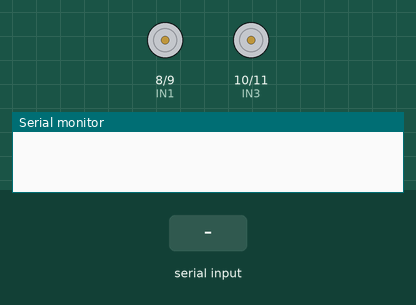
The sketch below on a simulated Arduino Uno, built with avr-gcc and run on an emulated ATmega328P. On the bench: motor-driver pin pairs drawn as motors (green arrow = first pin HIGH = forward, orange = second pin HIGH = backward, longer = more drive), the last lines printed to the serial monitor. Inputs (shaded band) come from the test bench.

Above: at 1.2 s.
1.3 s: "y" received over Serial
At 2.4 s:
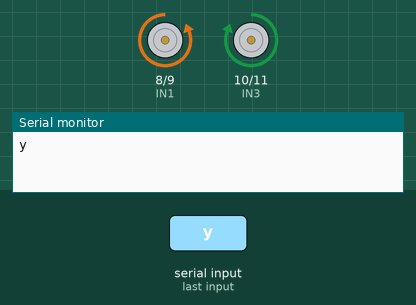
2.8 s: "a" received over Serial
At 3.5 s:
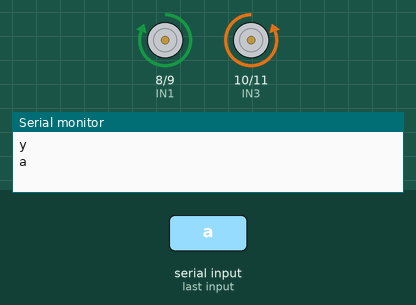
4.3 s: "b" received over Serial
At 4.7 s:
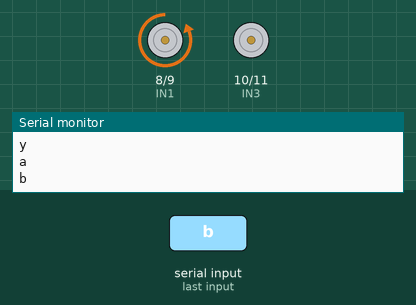
5.8 s: "x" received over Serial
At 7.0 s:
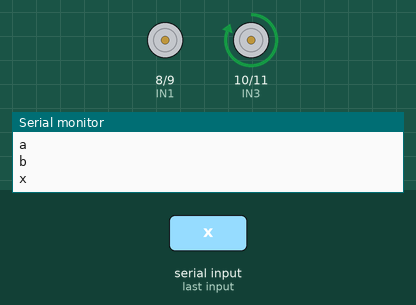
Timing chart, 0 to 8.3 s (numbered marks = the images above; inputs shaded):
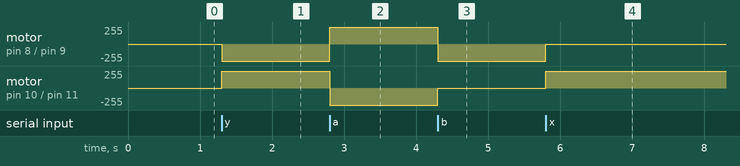

The sketch:

motorDriver.ino
```cpp
const int IN1=8;  //green
const int IN2=9;  //blue
const int IN3=10; //purple
const int IN4=11; //white

void setup() {
  pinMode(IN1,OUTPUT);
  pinMode(IN2,OUTPUT);
  pinMode(IN3,OUTPUT);
  pinMode(IN4,OUTPUT);
  Serial.begin(9600);
}

char data;

void loop() {
  if (Serial.available()>0){
    data=Serial.read();
    Serial.println(data);

    switch(data) {
      case 'y':
        //up button
        digitalWrite(IN1,LOW);
        digitalWrite(IN2,HIGH);
        digitalWrite(IN4,LOW);
        digitalWrite(IN3,HIGH);
        break;
      case 'a':
        //down button
        digitalWrite(IN1,HIGH);
        digitalWrite(IN2,LOW);
        digitalWrite(IN4,HIGH);
        digitalWrite(IN3,LOW);
        break;
      case 'b':
        //right button
        digitalWrite(IN1,LOW);
        digitalWrite(IN2,HIGH);
        digitalWrite(IN4,LOW);
        digitalWrite(IN3,LOW);
        break;
      case 'x':
        //left button
        digitalWrite(IN1,LOW);
        digitalWrite(IN2,LOW);
        digitalWrite(IN4,LOW);
        digitalWrite(IN3,HIGH);
        break;
      case 'z':
        //released
        digitalWrite(IN1,LOW);
        digitalWrite(IN2,LOW);
        digitalWrite(IN4,LOW);
        digitalWrite(IN3,LOW);
        break;
    }
  }
}
```

Measured:
- after the input at 1.3 s, motor on pin 8 (IN1) / pin 9 (IN2): stopped → backward 255/255 at once; motor on pin 10 (IN3) / pin 11 (IN4): stopped → forward 255/255 at once
- after the input at 2.8 s, motor on pin 8 (IN1) / pin 9 (IN2): backward 255/255 → forward 255/255 at once; motor on pin 10 (IN3) / pin 11 (IN4): forward 255/255 → backward 255/255 at once
- after the input at 4.3 s, motor on pin 8 (IN1) / pin 9 (IN2): forward 255/255 → backward 255/255 at once; motor on pin 10 (IN3) / pin 11 (IN4): backward 255/255 → stopped at once
- after the input at 5.8 s, motor on pin 8 (IN1) / pin 9 (IN2): backward 255/255 → stopped at once; motor on pin 10 (IN3) / pin 11 (IN4): stopped → forward 255/255 at once
